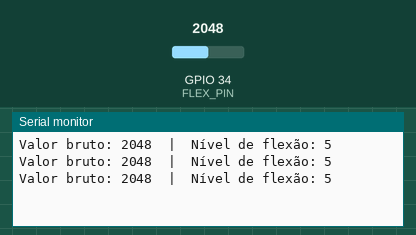
Recording of a sketch running on a simulated ESP32. Shown: the last lines printed to the serial monitor. The inputs (shaded band) are chosen by the test bench; at power-on: GPIO 34 (FLEX_PIN) = 2048 (analog values on the 0–4095 scale).

Above: at 1.3 s.
1.4 s: GPIO 34 (FLEX_PIN) set to 2866
At 1.9 s:
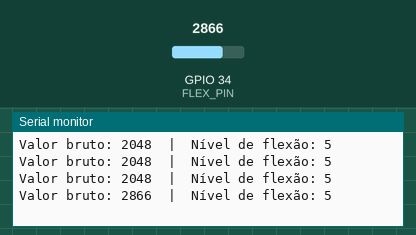
2.9 s: GPIO 34 (FLEX_PIN) set to 3603
At 3.4 s:
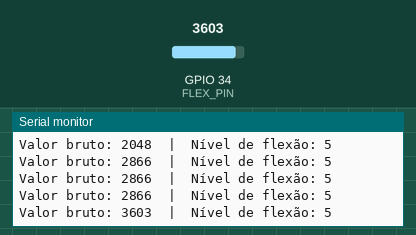
Timing chart, 0 to 5.9 s (numbered marks = the images above; inputs shaded):
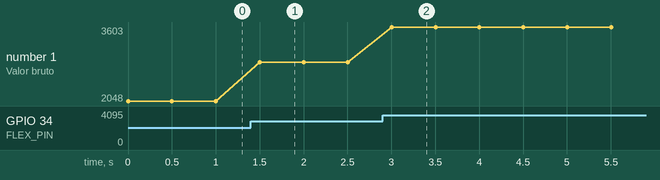

Measured:
- after the input at 1.4 s, the serial monitor: prints a new line after 0.10 s (image 1)
- after the input at 2.9 s, the serial monitor: prints a new line after 0.10 s (image 2)
- plotted number 1: 2048 → 2866 after the input at 1.4 s, 2866 → 3603 after the input at 2.9 s

The sketch:

codv1.ino
```cpp
#define FLEX_PIN 34

void setup() {
  Serial.begin(115200);
  analogReadResolution(12);  // 0 a 4095 no ESP32
}

void loop() {
  int valor = analogRead(FLEX_PIN);
  int nivel = 0;

  if (valor < 100) {        // 800 + 0.2 * (2700 - 800)
    nivel = 1;
  } else if (valor < 200) {
    nivel = 2;
  } else if (valor < 300) {
    nivel = 3;
  } else if (valor < 400) {
    nivel = 4;
  } else {
    nivel = 5;
  }

  Serial.print("Valor bruto: ");
  Serial.print(valor);
  Serial.print("  |  Nível de flexão: ");
  Serial.println(nivel);

  delay(500);
}
```
